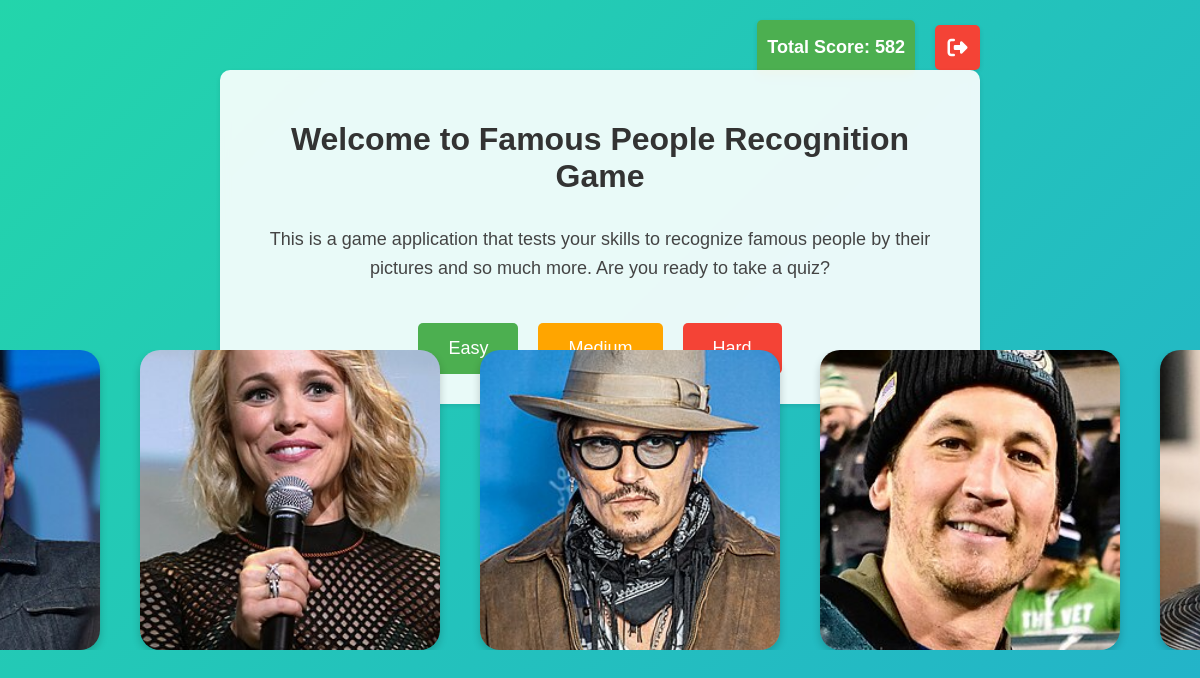
The page / (signed in) on the database as committed earlier.
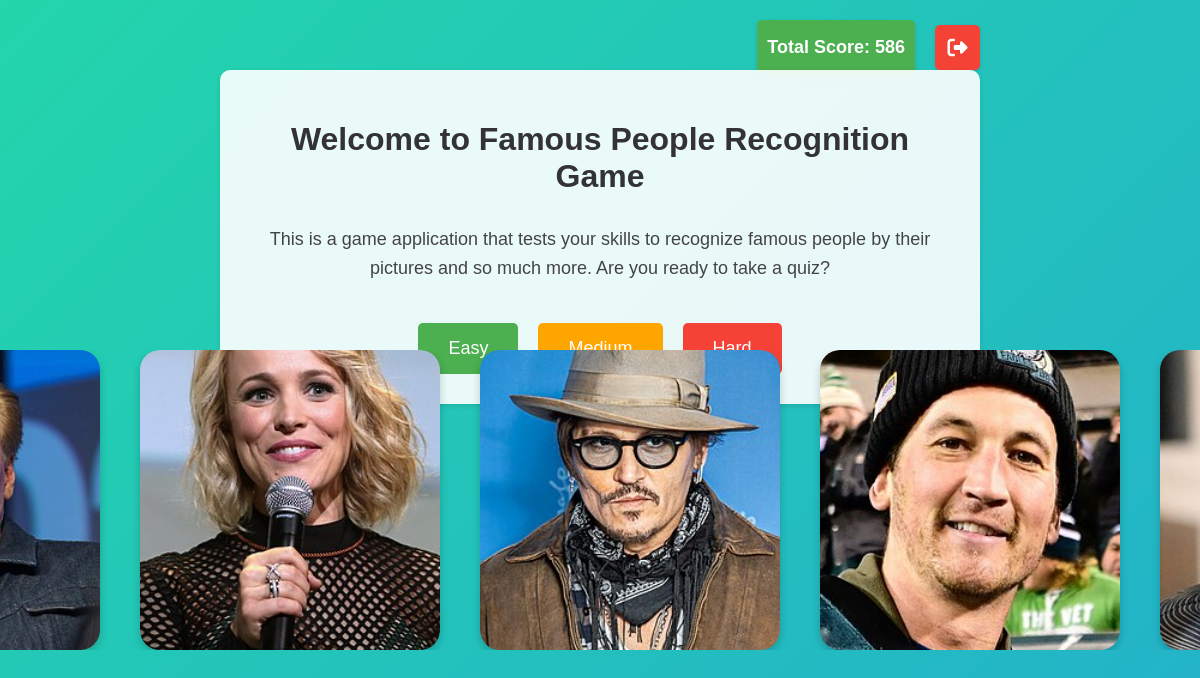
The same page on the database as committed later.
### members/models.py (models this page shows, shortened)
class CustomUser(User):
    score = models.IntegerField(default=0)
    best_score_easy = models.IntegerField(default=0)
    best_score_medium = models.IntegerField(default=0)
    best_score_hard = models.IntegerField(default=0)

class FamousPerson(models.Model):
    DIFFICULTY_CHOICES = [
        ('easy', 'Easy'),
        ('medium', 'Medium'),
        ('hard', 'Hard'),
    ]
    GENDER_CHOICES = [
        ('male', 'Male'),
        ('female', 'Female'),
    ]
    SKIN_COLOR_CHOICES = [
        ('white', 'White'),
        ('black', 'Black'),
        ('asian', 'Asian'),
        ('brown', 'Brown'),
    ]
    name = models.CharField(max_length=100)
    image = models.ImageField(upload_to='famous_people/')
    difficulty = models.CharField(max_length=10, choices=DIFFICULTY_CHOICES)
    gender = models.CharField(max_length=10, choices=GENDER_CHOICES, default='male')
    skin_color = models.CharField(max_length=20, choices=SKIN_COLOR_CHOICES, default='white')
    created_at = models.DateTimeField(auto_now_add=True)
    class Meta:
        verbose_name_plural = "Famous People"

### members/views.py (the view)
# urls.py: path('', views.difficulty, name='difficulty'),
def difficulty(request):
    if not request.user.is_authenticated:
        return redirect('login')
    request.session['guess_count'] = 0
    request.session['session_score'] = 0
    user = CustomUser.objects.get(id=request.user.id)
    random_people = get_random_images(40)  # Get 40 images for the conveyor belt
    return render(request, 'difficulty.html', {
        'user': user,
        'random_people': random_people
    })

### members/views.py (called while the page is built)
def get_random_images(count=90):
    all_people = list(FamousPerson.objects.all())
    if len(all_people) < count:
        return all_people
    return random.sample(all_people, count)

### members/templates/difficulty.html (shortened to what this page needs)
<!DOCTYPE html>
<html>
<head>
    <link rel="stylesheet" href="https://cdnjs.cloudflare.com/ajax/libs/font-awesome/6.5.1/css/all.min.css">
</head>
<body>
    <div class="top-right">
        <div class="score-display">
            Total Score: {{ user.score }}
        </div>
        <a href="{% url 'logout' %}" class="logout-button" title="Logout">
            <i class="fas fa-sign-out-alt"></i>
        </a>
    </div>
    <div class="container">
        <h1>Welcome to Famous People Recognition Game</h1>
        <div class="description">
            <p>This is a game application that tests your skills to recognize famous people by their pictures and so much more. Are you ready to take a quiz?</p>
        </div>
        <div class="button-container">
            <a href="{% url 'quiz' 'easy' %}" class="difficulty-button easy">Easy</a>
            <a href="{% url 'quiz' 'medium' %}" class="difficulty-button medium">Medium</a>
            <a href="{% url 'quiz' 'hard' %}" class="difficulty-button hard">Hard</a>
        </div>
    </div>
    <div class="conveyor-section">
        <div class="conveyor-belt">
            <div class="conveyor-track">
                {% for person in random_people %}
                <div class="conveyor-item">
                    <img src="{{ person.image.url }}" alt="{{ person.name }}">
                </div>
                {% endfor %}
            </div>
        </div>
    </div>
</body>
</html>

### members/templates/difficulty.html (style rules this page uses)
body { font-family: Arial, sans-serif; max-width: 800px; margin: 0 auto; padding: 20px; text-align: center; background: linear-gradient(-45deg, #ee7752, #e73c7e, #23a6d5, #23d5ab); background-size: 400% 400%; animation: gradient 15s ease infinite; position: relative; min-height: 100vh; overflow-x: hidden; box-sizing: border-box; }
.top-right { position: absolute; top: 20px; right: 20px; display: flex; gap: 20px; align-items: center; }
.score-display { background-color: #4CAF50; color: white; padding: 5px 10px; border-radius: 5px; font-size: 18px; font-weight: bold; box-shadow: 0 2px 5px rgba(0,0,0,0.1); height: 45px; display: flex; align-items: center; }
.logout-button { background-color: #f44336; color: white; padding: 0; border-radius: 5px; font-size: 20px; font-weight: bold; text-decoration: none; box-shadow: 0 2px 5px rgba(0,0,0,0.1); transition: background-color 0.2s; display: flex; align-items: center; justify-content: center; width: 45px; height: 45px; }
.container { background-color: rgba(255, 255, 255, 0.9); padding: 30px; border-radius: 10px; box-shadow: 0 2px 5px rgba(0,0,0,0.1); margin-top: 50px; margin-bottom: 0; backdrop-filter: blur(5px); width: 100%; box-sizing: border-box; }
h1 { color: #333; margin-bottom: 30px; }
.description { font-size: 18px; line-height: 1.6; color: #444; margin-bottom: 40px; }
.button-container { display: flex; justify-content: center; gap: 20px; margin-top: 30px; }
.difficulty-button { padding: 15px 30px; font-size: 18px; border: none; border-radius: 5px; cursor: pointer; transition: transform 0.2s, background-color 0.2s; text-decoration: none; color: white; }
.easy { background-color: #4CAF50; }
.medium { background-color: #FFA500; }
.hard { background-color: #f44336; }
.conveyor-section { position: fixed; bottom: 0; left: 0; width: 100%; height: 300px; display: flex; align-items: center; justify-content: center; margin-bottom: 150px; box-sizing: border-box; }
.conveyor-belt { width: 100%; height: 300px; background: transparent; overflow: hidden; display: flex; align-items: center; justify-content: center; }
.conveyor-track { display: flex; animation: moveLeft 120s linear infinite; height: 100%; position: relative; will-change: transform; }
.conveyor-item { flex: 0 0 300px; height: 300px; margin: 0 20px; overflow: hidden; border-radius: 20px; box-shadow: 0 4px 8px rgba(0,0,0,0.2); transition: transform 0.3s; }
.conveyor-item img { width: 100%; height: 100%; object-fit: cover; }

Rows that differ between the two databases and show on the page:
changed CustomUser: score "582" → "586"
